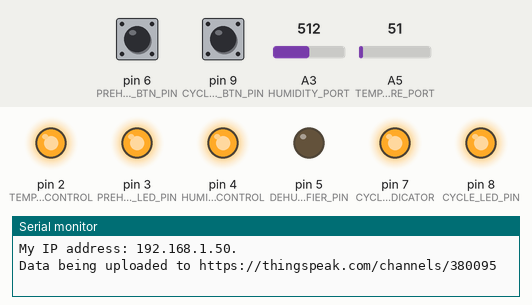
Bench run of a sketch on a simulated Arduino Uno, built with avr-gcc and run on an emulated ATmega328P. Shown: output pins drawn as LEDs (lit = HIGH), the last lines printed to the serial monitor. The inputs (shaded band) are chosen by the test bench; at power-on: pin 9 (CYCLE_START_BTN_PIN) HIGH, pin 6 (PREHEAT_BTN_PIN) HIGH, A3 (HUMIDITY_PORT) = 512, A5 (TEMPERATURE_PORT) = 51. WiFi joins after 1.5 s; servers stay silent unless stated.

Above: at 4.8 s.
4.9 s: pin 9 (CYCLE_START_BTN_PIN) pulled LOW for 0.15 s
At 5.6 s:
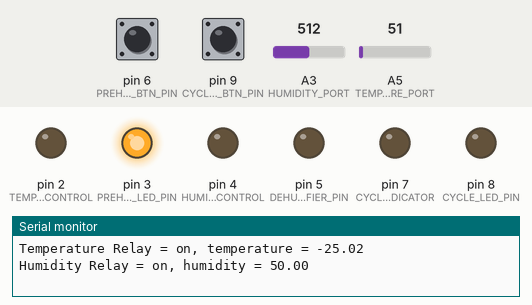
7.9 s: pin 9 (CYCLE_START_BTN_PIN) pulled LOW for 1 s
At 8.7 s:
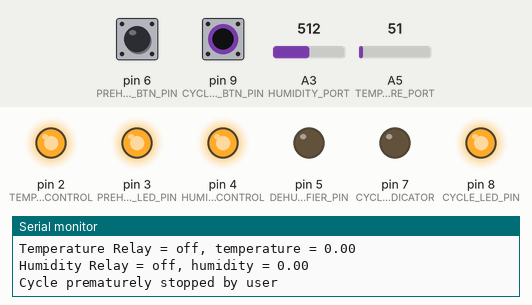
10.9 s: pin 6 (PREHEAT_BTN_PIN) pulled LOW for 0.15 s
12.5 s: pin 6 (PREHEAT_BTN_PIN) pulled LOW for 1 s
At 12.9 s:
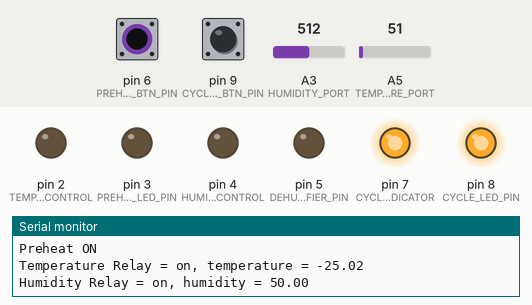
15.0 s: pin 6 (PREHEAT_BTN_PIN) driven LOW and pin 9 (CYCLE_START_BTN_PIN) driven LOW
At 17.0 s:
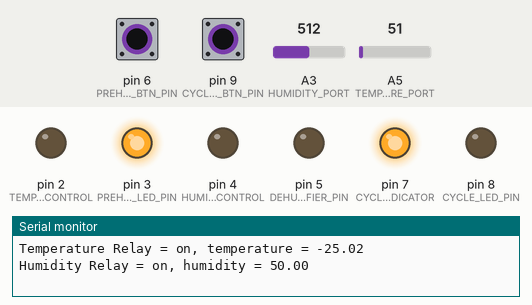
18.0 s: pin 9 (CYCLE_START_BTN_PIN) pulsed HIGH 5 times (0.12 s each, 0.3 s apart)
At 18.7 s:
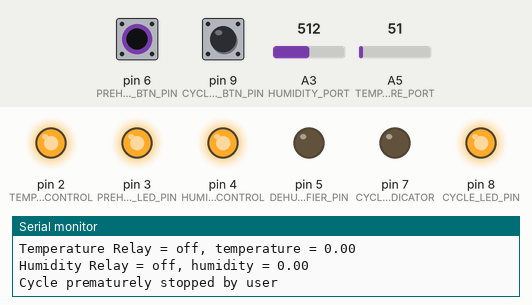
Timing chart, 0 to 22.0 s (numbered marks = the images above; inputs shaded):
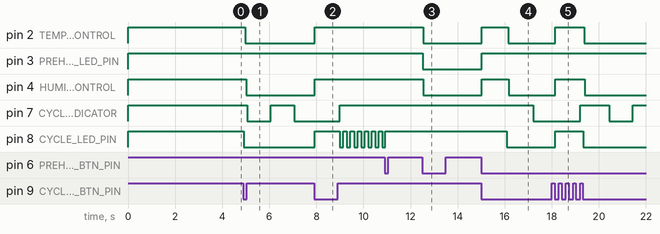

Measured:
- after the input at 4.9 s, pin 2 (TEMPERATURE_CONTROL): HIGH → LOW after 0.08 s; pin 4 (HUMIDITY_CONTROL): HIGH → LOW after 0.12 s; pin 7 (CYCLE_INDEX_INDICATOR): HIGH → LOW after 0.16 s, → HIGH 1.0 s later, → LOW 1.0 s later; pin 8 (CYCLE_LED_PIN): HIGH → LOW at once
- after the input at 7.9 s, pin 2 (TEMPERATURE_CONTROL), pin 4 (HUMIDITY_CONTROL): LOW → HIGH at once; pin 8 (CYCLE_LED_PIN): LOW → HIGH at once, then repeats every 0.30 s: LOW 0.15 s, HIGH 0.15 s
- after the input at 12.5 s, pin 2 (TEMPERATURE_CONTROL), pin 3 (PREHEAT_LED_PIN), pin 4 (HUMIDITY_CONTROL): HIGH → LOW at once
- after the input at 15.0 s, pin 2 (TEMPERATURE_CONTROL): LOW → HIGH at once, → LOW 1.1 s later; pin 3 (PREHEAT_LED_PIN): LOW → HIGH at once; pin 4 (HUMIDITY_CONTROL): LOW → HIGH at once, → LOW 1.2 s later; pin 7 (CYCLE_INDEX_INDICATOR): HIGH → LOW after 2.2 s; pin 8 (CYCLE_LED_PIN): HIGH → LOW after 1.1 s
- after the input at 18.0 s, pin 2 (TEMPERATURE_CONTROL), pin 8 (CYCLE_LED_PIN): LOW → HIGH after 0.14 s, → LOW 1.2 s later; pin 4 (HUMIDITY_CONTROL): LOW → HIGH after 0.14 s, → LOW 1.3 s later

The sketch:

humitemp.ino
```cpp
#include <Bounce2.h>
#include <SPI.h>
#include <Ethernet.h>

#define LOG_INTERVAL (30 * 1000)            // log every 30 seconds
#define SENSOR_READ_INTERVAL (10 * 1000)     // read sensors every 10 seconds

#define TEMPERATURE_OFFSET              30
#define TEMPERATURE_FUDGE_FACTOR        0                       // this value depends hugely on the PSU being used
#define STEPS_PER_DEGREE                10.24
#define NUM_AVG_VALUES                  10
#define TEMPERATURE_PORT                A5
#define HUMIDITY_PORT                   A3
#define HUMIDITY_FUDGE_FACTOR           0                       // this value depends hugely on the PSU being used
#define HYSTERESIS                      1.5
#define TEMPERATURE_CONTROL             2                       // GPIO_0 dont use port  0 or 1
#define HUMIDITY_CONTROL                4                       // GPIO_2
#define CYCLE_LED_PIN                   8
#define CYCLE_INDEX_INDICATOR           7
#define PREHEAT_LED_PIN                 3
#define CYCLE_START_BTN_PIN             9                       // button is connected to pin 9 and GND
#define PREHEAT_BTN_PIN                 6                       // button is connected to pin 6 and GND
#define DEHUMIDIFIER_PIN                5
#define DEHUMIDIFIER_RATIO              1.10
#define SLOW_BLINK                      1000
#define FAST_BLINK                      250

// Configuration
#define MAX_CYCLES                      2
#define MAX_TEMPERATURE_CYCLE1          50                  // deg Celcius
#define MAX_HUMIDITY_CYCLE1             95                  // %relative humidity
#define DURATION_CYCLE1                 1440                // minutes
#define MAX_TEMPERATURE_CYCLE2          50                  // deg Celcius
#define MAX_HUMIDITY_CYCLE2             65                  // %relative humidity
#define DURATION_CYCLE2                 720                // minutes

// key press management
Bounce preheat_pushbutton = Bounce();
Bounce cycle_pushbutton = Bounce();

bool cycle_started = false;
byte preheat_btn_off = true;
bool temperature_element_on;
bool humidity_element_on;
bool dehumidifier_on;
byte cycle_index;
short continue_cycle_index = -1;
float duration_remaining_in_minutes;
unsigned long next_cycle_index_led_check = millis();
unsigned long next_cycle_pause_led_check = millis();
bool cycle_index_led_state = false;
bool cycle_pause_led_state = false;

// vvvvvvvv  THINGSPEAK STUFF vvvvvvvvvvvvvv
// Local Network Settings
byte mac[] = { 0xD4, 0xA8, 0xE2, 0xFE, 0xA0, 0xA1 }; // Must be unique on local network
//IPAddress dns_server(172, 17, 17, 27);
//IPAddress ip(172, 17, 23, 55);                // Must be unique on local network
//IPAddress gateway(172, 17, 0, 44);
//IPAddress subnet(255, 255, 0, 0);
#define updateInterval				25000       // Time interval in milliseconds to update ThingSpeak

// Variable Setup
long nextThingspeakCheck = 0;
unsigned long nextEthernetCheck = 0;
unsigned long lastSuccessfullUpload = 0;
int failedCounter = 0;

// Initialize Arduino Ethernet Client
EthernetClient client;

void updateThingSpeak(String tsData)
{
    // ThingSpeak Settings
    char thingSpeakAddress[] = "api.thingspeak.com";
    String writeAPIKey = "GXD3KFIKBGRLXH5W";    // Write API Key for a ThingSpeak Channel

  if (client.connect(thingSpeakAddress, 80))
  {
    client.print("POST /update HTTP/1.1\n");
    client.print("Host: api.thingspeak.com\n");
    client.print("Connection: close\n");
    client.print("X-THINGSPEAKAPIKEY: "+writeAPIKey+"\n");
    client.print("Content-Type: application/x-www-form-urlencoded\n");
    client.print("Content-Length: ");
    client.print(tsData.length());
    client.print("\n\n");
    client.print(tsData);
    // This delay is pivitol without it the TCP client will often close before the data is fully sent
    delay(200);
    if (client.connected())
    {
      Serial.println(F(" - Data uploaded to ThingSpeak..."));
      failedCounter = 0;
      lastSuccessfullUpload = millis();
    }
    else
    {
      failedCounter++;
      Serial.println(" - Connection to ThingSpeak failed ("+String(failedCounter, DEC)+")");
    }
    client.stop();
  }
  else
  {
    failedCounter++;
    Serial.println(" - Connection to ThingSpeak Failed ("+String(failedCounter, DEC)+")");
  }
}

void printIP(IPAddress ip)
{
  // print your local IP address:
  Serial.print("My IP address: ");
  ip = Ethernet.localIP();
  for (byte thisByte = 0; thisByte < 4; thisByte++) {
    // print the value of each byte of the IP address:
    Serial.print(ip[thisByte], DEC);
    Serial.print(".");
  }
  Serial.println();
}

bool CheckIP(IPAddress ip)
{
    return ip[0] == 0;
}

void startEthernet()
{
  client.stop();

  Serial.print(F("Connecting to the network..."));
  delay(1000);

  // Connect to network amd obtain an IP address using DHCP
//  Ethernet.begin(mac, ip, dns_server, gateway, subnet);
//  Serial.println(F(" - Connected via static IP"));
//  return;

  if (Ethernet.begin(mac) == 0)
  {
    Serial.println(F(" - DHCP Failed, will try again in 5 mins"));
    delay(2000);
  }
  else {
    Serial.println(F(" - Unit connected to the network using DHCP"));
    printIP(Ethernet.localIP());
    Serial.println(F("Data being uploaded to https://thingspeak.com/channels/380095 "));
  }

  delay(1000);
}

// ^^^^^^^^^^^^  THINGSPEAK STUFF ^^^^^^^^^^^^^^^


// the setup routine runs once when you press reset:
void setup() {
    // initialize serial communication at 9600 bits per second:
    Serial.begin(9600);

    //preheat key press management
    pinMode(PREHEAT_BTN_PIN, INPUT);
    digitalWrite(PREHEAT_BTN_PIN, HIGH);
    preheat_pushbutton .attach(PREHEAT_BTN_PIN);
    preheat_pushbutton .interval(25);

    // cycle key press management
    pinMode(CYCLE_START_BTN_PIN, INPUT);
    digitalWrite(CYCLE_START_BTN_PIN, HIGH);
    cycle_pushbutton .attach(CYCLE_START_BTN_PIN);
    cycle_pushbutton .interval(25);

    // temperature control
    pinMode(TEMPERATURE_CONTROL, OUTPUT);
    temperature_element_on = false;
    digitalWrite(TEMPERATURE_CONTROL, HIGH);

    // humidity
    pinMode(HUMIDITY_CONTROL, OUTPUT);
    digitalWrite(HUMIDITY_CONTROL, HIGH);
    bool humidity_element_on = false;

    // dehumidifier
    pinMode(DEHUMIDIFIER_PIN, OUTPUT);
    digitalWrite(HUMIDITY_CONTROL, HIGH);
    bool dehumidifier_on = false;

    // cycle led init
    pinMode(CYCLE_LED_PIN, OUTPUT);
    digitalWrite(CYCLE_LED_PIN, HIGH);

    // cycle led init
    pinMode(CYCLE_INDEX_INDICATOR, OUTPUT);
    digitalWrite(CYCLE_INDEX_INDICATOR, HIGH);

    // preheat init
    pinMode(PREHEAT_LED_PIN, OUTPUT);
    digitalWrite(PREHEAT_LED_PIN, HIGH);

    Serial.println(F("Temperature and Humidity measurement and control V0.04"));
    Serial.println(F("======================================================"));

	// vvvvvvvv  THINGSPEAK STUFF vvvvvvvvvvvvvv
	startEthernet();
    nextEthernetCheck = (unsigned long)millis() + 300000UL;
	// ^^^^^^^^^^  THINGSPEAK STUFF ^^^^^^^^^^^^^^
}

void(* resetFunc) (void) = 0; //declare reset function @ address 0

class Cycle {
public:
    inline Cycle(byte max_temp, byte max_hum, int cycle_duration){
        max_temperature = max_temp;
        max_humidity = max_hum;
        cycle_duration_in_minutes = cycle_duration;
    }
    //time_t cycle_start_time;
    byte max_temperature;
    byte max_humidity;
    int cycle_duration_in_minutes;
};

Cycle Cycles[MAX_CYCLES] = {
    Cycle(MAX_TEMPERATURE_CYCLE1, MAX_HUMIDITY_CYCLE1, DURATION_CYCLE1),
    Cycle(MAX_TEMPERATURE_CYCLE2, MAX_HUMIDITY_CYCLE2, DURATION_CYCLE2),
};

void set_all_relays_off()
{
    set_temperature_element(false, 0);
    set_humidity_element(false, 0);
    set_dehumidifier(false, 0);
}

// the loop routine runs over and over again forever:
void loop(){
    float last_temperature = 0;
    float last_humidity = 0;

    // "preheat" key press management
    if (cycle_started == false) {
        digitalWrite(CYCLE_INDEX_INDICATOR, HIGH);
        check_preheat_button();
    }

    // "cycle" key press management section
    if (preheat_btn_off == true) {
        digitalWrite(PREHEAT_LED_PIN, HIGH);
        check_cycle_button();
    }

    blink_cycle_pause_indicator_led();
    bool user_stopped_cycle = false;
    for (byte index=0; index < MAX_CYCLES; index++) {
        cycle_index = index;

        if (continue_cycle_index >= 0)
        {
            if (continue_cycle_index != index)
                continue;
        }
        blink_cycle_pause_indicator_led();
        if (cycle_started || preheat_btn_off == false) {
            if (cycle_started)
            {
                if (continue_cycle_index >= 0) {
                    Serial.print(F("Continuation of cycle number: "));
                    Serial.println(continue_cycle_index);
                    Serial.print(F("Minutes remaining: "));
                    Serial.println(duration_remaining_in_minutes);
                }
                else
                    print_config(index);
            }
            continue_cycle_index = -1;
            unsigned long end_time;
            if (continue_cycle_index >= 0)
                end_time = millis() + (unsigned long)duration_remaining_in_minutes * 60UL * 1000UL;
            else
                end_time = millis() + (unsigned long)Cycles[index].cycle_duration_in_minutes * 60UL * 1000UL;

            unsigned long next_log_point = millis() + LOG_INTERVAL;
            while (millis() < end_time) {
                float last_temperature = measure_temperature(last_temperature);
                float last_humidity = measure_humidity(last_humidity);
                if (last_temperature > (Cycles[index].max_temperature + HYSTERESIS)) {
                    set_temperature_element(false, last_temperature);
                }
                else if (last_temperature < (Cycles[index].max_temperature - HYSTERESIS)) {
                    set_temperature_element(true, last_temperature);
                }
                if (last_humidity > (Cycles[index].max_humidity + HYSTERESIS)) {
                    set_humidity_element(false, last_humidity);
                    if ((last_humidity / Cycles[index].max_humidity) > DEHUMIDIFIER_RATIO)
                        set_dehumidifier(true, last_humidity);
                }
                else if (last_humidity < (Cycles[index].max_humidity - HYSTERESIS)) {
                    set_humidity_element(true, last_humidity);
                    set_dehumidifier(false, last_humidity);
                }


                unsigned long next_reading_point = millis() + SENSOR_READ_INTERVAL;
                while (millis() < next_reading_point) {
                    //  if the "cycle start/stop" key was pressed, then exit
                    if (cycle_started) {
                        check_cycle_button();
                        if (cycle_started == false) {
                            set_all_relays_off();
                            user_stopped_cycle = true;
                            Serial.println(F("Cycle prematurely stopped by user"));
                            continue_cycle_index = index;
                            duration_remaining_in_minutes =  ((unsigned long)end_time - millis()) / 1000UL / 60UL;
                            delay(1000);
                            break;
                        }
                    }

                    //check if the preheat start/stop was pressed
                    if (preheat_btn_off == false) {
                        check_preheat_button();
                        if (preheat_btn_off) {
                            set_all_relays_off();
                            delay(1000);
                            break;
                        }
                    }

                    blink_cycle_index_indicator_led();

                    if (millis() > next_log_point) {
                        next_log_point = millis() + LOG_INTERVAL;
                        log_current_data(index, last_temperature, last_humidity);

                        // vvvvvvvv  THINGSPEAK STUFF vvvvvvvvvvvvvv
                        if (!CheckIP(Ethernet.localIP())) {
                            // Print Update Response to Serial Monitor
                            if (client.available())
                                char c = client.read();
                            updateThingSpeak("field1="+String(index)+"&field2="+String(last_temperature)+"&field3="+String(last_humidity)
                                                +"&field4="+String(temperature_element_on)+"&field5="+String(humidity_element_on)+"&field6="+String(dehumidifier_on));
                            //lastSuccessfullUpload
                        } else {
                            Serial.println(" - not able to upload to ThingSpeak");
                        }
                        // ^^^^^^^^^^^^  THINGSPEAK STUFF ^^^^^^^^^^^^^^
                    }
                }

                if (cycle_started == false && preheat_btn_off)
                    break;
            }
            if (cycle_started) {
                if (user_stopped_cycle) {
                    user_stopped_cycle = false;
                    break;
                } else {
                    Serial.print(F("Cycle completed: "));
                    Serial.println(index);
                }
                set_all_relays_off();
                delay(1000);
            }
        }
    }
    cycle_started = false;
    set_humidity_element(false, -100);
    set_temperature_element(false, -100);
    //
    if (millis() > nextEthernetCheck) {
        if (CheckIP(Ethernet.localIP())) {
            startEthernet();
        } else {
            Ethernet.maintain();
        }
        nextEthernetCheck = (unsigned long)millis() + 300000UL;             // 5 mins
    }
}

#define MAX_RETRIES       5

// assuming a range of -30 to 70 and 0 - 1023 steps, then a factor of 10.24 units represents 1 deg, with an offset of -30
// ADC returns 0 - 1023  for a range of 0V to 5.5
float measure_temperature(float last_value) {
    int avg_val = 0;
    for (int retry = 0; retry < MAX_RETRIES; retry++) {
        avg_val = 0;
        for (int i = 0; i <  NUM_AVG_VALUES; i++) {
            avg_val += analogRead(TEMPERATURE_PORT);
        }
        avg_val /= NUM_AVG_VALUES;
        avg_val = avg_val - int(avg_val * TEMPERATURE_FUDGE_FACTOR);
        float percentage_change = (last_value / ((avg_val / STEPS_PER_DEGREE) - TEMPERATURE_OFFSET));
        if (percentage_change > 0.95 && percentage_change < 1.05 ) {
            // If the new value is within 5% of the last value, then we will use that value
            break;
        }
    }
    return (avg_val / STEPS_PER_DEGREE) - TEMPERATURE_OFFSET;
}

// assuming a range of 0 - 100% RH, then a factor of 10.24 units represents 1 percentage of humidity
float measure_humidity(float last_value) {
    int avg_val = 0;
    for (int retry = 0; retry < MAX_RETRIES; retry++) {
        avg_val = 0;
        for (int i = 0; i <  NUM_AVG_VALUES; i++) {
            avg_val += analogRead(HUMIDITY_PORT);
        }
        avg_val /= NUM_AVG_VALUES;
        avg_val = avg_val - int(avg_val * HUMIDITY_FUDGE_FACTOR);
        float percentage_change = (last_value / (avg_val / STEPS_PER_DEGREE));
        if (percentage_change > 0.95 && percentage_change < 1.05 ) {
            // If the new value is within 5% of the last value, then we will use that value
            break;
        }
    }
    return (avg_val / STEPS_PER_DEGREE);
}

void log_current_data(byte index, float temperature, float humidity ) {
    Serial.print(F("C"));
    Serial.print(index);
    Serial.print(F(", temperature = "));
    Serial.print(temperature);
    Serial.print(F(", humidity = "));
    Serial.print(humidity);
}

void set_temperature_element(bool state, float temperature) {
    if (state != temperature_element_on) {
        temperature_element_on = state;
        if (temperature_element_on) {
            digitalWrite(TEMPERATURE_CONTROL, LOW);
            Serial.print(F("Temperature Relay = on, temperature = "));
            Serial.println(temperature);
        }
        else {
            digitalWrite(TEMPERATURE_CONTROL, HIGH);
            Serial.print(F("Temperature Relay = off, temperature = "));
            Serial.println(temperature);
        }
    }
}

void set_humidity_element(bool state, float humidity) {
    if (state != humidity_element_on) {
        humidity_element_on = state;
        if (humidity_element_on) {
            digitalWrite(HUMIDITY_CONTROL, LOW);
            Serial.print(F("Humidity Relay = on, humidity = "));
            Serial.println(humidity);
        }
        else {
            digitalWrite(HUMIDITY_CONTROL, HIGH);
            Serial.print(F("Humidity Relay = off, humidity = "));
            Serial.println(humidity);
        }
    }
}

void set_dehumidifier(bool state, float humidity) {
    if (state != dehumidifier_on) {
        dehumidifier_on = state;
        if (dehumidifier_on) {
            digitalWrite(DEHUMIDIFIER_PIN, LOW);
            Serial.print(F("Dehuhumidifier = on, humidity = "));
            Serial.println(humidity);
        }
        else {
            digitalWrite(DEHUMIDIFIER_PIN, HIGH);
            Serial.print(F("Dehuhumidifier = off, humidity = "));
            Serial.println(humidity);
        }
    }
}


void blink_cycle_pause_indicator_led() {
    if (continue_cycle_index >= 0) {
        if (millis() > next_cycle_pause_led_check) {
            if (cycle_pause_led_state) {
                digitalWrite(CYCLE_LED_PIN, HIGH);   // turn the LED off (HIGH is the voltage level)
                cycle_pause_led_state = false;
            } else {
                digitalWrite(CYCLE_LED_PIN, LOW);   // turn the LED on
                cycle_pause_led_state = true;
            }
            next_cycle_pause_led_check = (unsigned long)(millis() + (unsigned long)(150));
        }
    }
    else
        if (!cycle_started)
            digitalWrite(CYCLE_LED_PIN, HIGH);
}

void blink_cycle_index_indicator_led() {
    if (cycle_started) {
        unsigned long blink_interval = cycle_index == 0 ? SLOW_BLINK : FAST_BLINK;
        if (millis() > next_cycle_index_led_check) {
            if (cycle_index_led_state) {
                digitalWrite(CYCLE_INDEX_INDICATOR, HIGH);   // turn the LED off (HIGH is the voltage level)
                cycle_index_led_state = false;
            } else {
                digitalWrite(CYCLE_INDEX_INDICATOR, LOW);   // turn the LED on
                cycle_index_led_state = true;
            }
            next_cycle_index_led_check = (unsigned long)(millis() + (unsigned long)blink_interval);
        }
    }
    else
        digitalWrite(CYCLE_INDEX_INDICATOR, HIGH);
}

void check_preheat_button() {
    if (preheat_pushbutton.update()) {
        if (preheat_pushbutton.fallingEdge()) {
            if (continue_cycle_index != -1) {
                Serial.println(F("Cycle has been cancelled / stopped"));
                continue_cycle_index = -1;
                return;
            }
            preheat_btn_off = !preheat_btn_off;
            if (preheat_btn_off == false) {
                digitalWrite(PREHEAT_LED_PIN, LOW);
                Serial.println(F("Preheat ON"));
                //set_dehumidifier(true, 0);                  // test button
            } else {
                digitalWrite(PREHEAT_LED_PIN, HIGH);
                Serial.println(F("Preheat OFF"));
                //set_dehumidifier(false, 0);                 // test button
            }
        }
    }
}

void check_cycle_button() {
    if (cycle_pushbutton.update()) {
        if (cycle_pushbutton.fallingEdge()) {
            cycle_started = !cycle_started;
            if (cycle_started) {
                digitalWrite(CYCLE_LED_PIN, LOW);
                Serial.println(F("Cycle started"));
            } else {
                digitalWrite(CYCLE_LED_PIN, HIGH);
                Serial.println(F("Cycle stopped"));
            }
        }
    }
}

void print_config(byte index) {
    Serial.print(F("Cycle started: "));
    Serial.print(index);
    Serial.print(F(", Max Temperature: "));
    Serial.print(Cycles[index].max_temperature);
    Serial.print(F("(celcius), Max Humidity: "));
    Serial.print(Cycles[index].max_humidity);
    Serial.print(F("(%), duration: "));
    Serial.print(Cycles[index].cycle_duration_in_minutes);
    Serial.println(F("(minutes)"));
}
```
